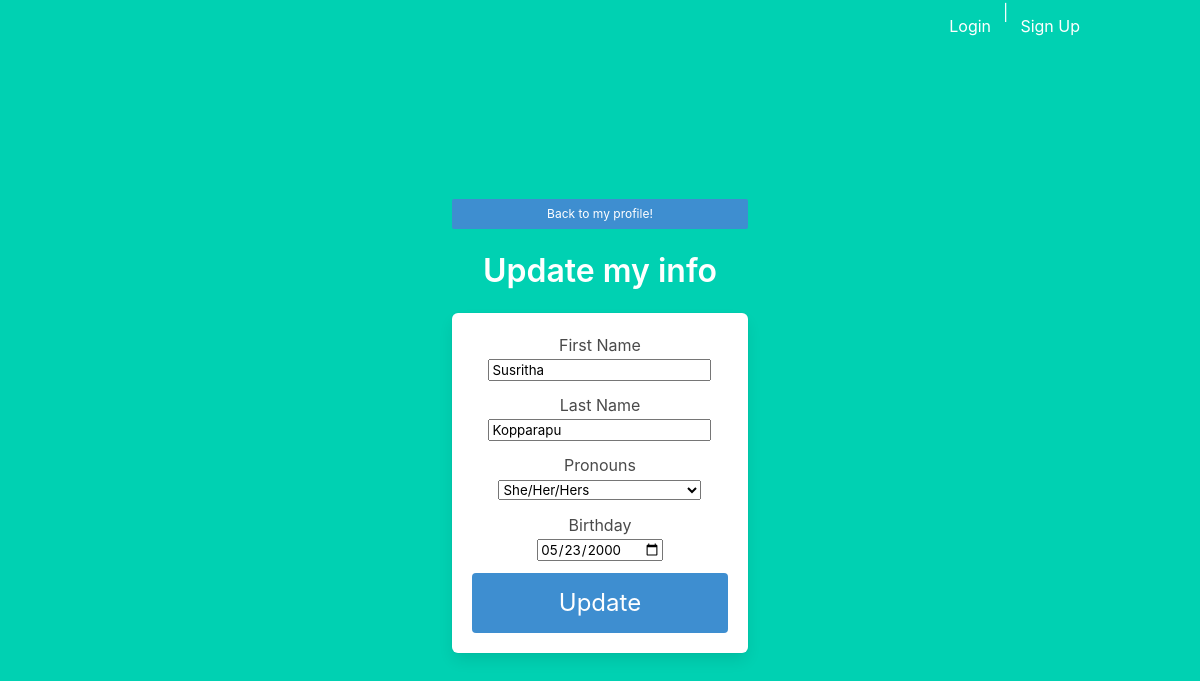
Page /music/complete_profile/1 on the committed database.
### musicmatch/models.py (models this page shows, shortened)
class UserProfile(models.Model):
    PRONOUNS = [
        ('HH', 'He/Him/His'),
        ('SS', 'She/Her/Hers'),
        ('TT', 'They/Them/Theirs'),
        ('HT', 'He/They'),
        ('ST', 'She/They'),
        ('AM', 'Please Ask For My Pronouns'),
    ]
    user = models.OneToOneField(User, on_delete=models.CASCADE, null=True)
    email = models.EmailField(blank=True)
    first_name = models.CharField(max_length = 64, blank = True)
    last_name = models.CharField(max_length = 64, blank = True)
    pronouns = models.CharField(max_length=4, choices=PRONOUNS, default='AM', blank=True)
    dob = models.DateField(null=True, blank=True)
    access_token = models.CharField(max_length = 500, blank = True)
    refresh_token = models.CharField(max_length = 500, blank = True)
    friend_requests = models.ManyToManyField('self', blank=True, symmetrical=False, related_name ='requests')
    friends = models.ManyToManyField('self', blank=True)

### musicmatch/views.py (the view)
# urls.py: path('complete_profile/<int:pk>', UpdateProfile.as_view(), name='complete_profile'),
class UpdateProfile(UpdateView):
    model = UserProfile
    form_class = Update_UserProfile
    template_name = 'musicmatch/update_profile.html'

### musicmatch/forms.py
class Update_UserProfile(forms.ModelForm):
    PRONOUNS = [
        ('HH', 'He/Him/His'),
        ('SS', 'She/Her/Hers'),
        ('TT', 'They/Them/Theirs'),
        ('HT', 'He/They'),
        ('ST', 'She/They'),
        ('AM', 'Please Ask For My Pronouns'),
    ]
    first_name = forms.CharField(max_length=64, label = 'First Name', required=False)
    last_name = forms.CharField(max_length=64, label = 'Last Name', required=False)
    pronouns = forms.ChoiceField(choices= PRONOUNS, label='Pronouns', required=False)
    dob = forms.DateField(widget=DateInput, label='Birthday', required=False)
    class Meta:
        model = UserProfile #which model to update
        fields = ['first_name', 'last_name', 'pronouns', 'dob'] # which fields to update

### musicmatch/templates/musicmatch/update_profile.html (shortened to what this page needs)
{% extends "musicmatch/base.html" %}
{% block content %}
<div class="column is-4 is-offset-4">
    <form action="{% url 'profile_page' %}" method='GET'>
        <button class="button is-block is-info is-small is-fullwidth">Back to my profile!</button>
    </form>
    <br>
    <h3 class="title">Update my info</h3>
    <div class="box">
    <form method="POST" >
        {% for field in form %}
        <div class="field">
            <div class="control">
                <center>{{field.label}}</center>
                <div class="control">
                    <center>{{field}}</center>
                </div>
            </div>
        </div>
            {% endfor %}
            <button class="button is-block is-info is-large is-fullwidth">Update</button>
        </form>
    </div>
</div>
{% endblock %}

### rows in the picture
UserProfile: form "Susritha" "Kopparapu" "She/Her/Hers" "05/23/2000"

### other values in the picture
{{ field.label }} "First Name" "Last Name" "Pronouns" "Birthday"
